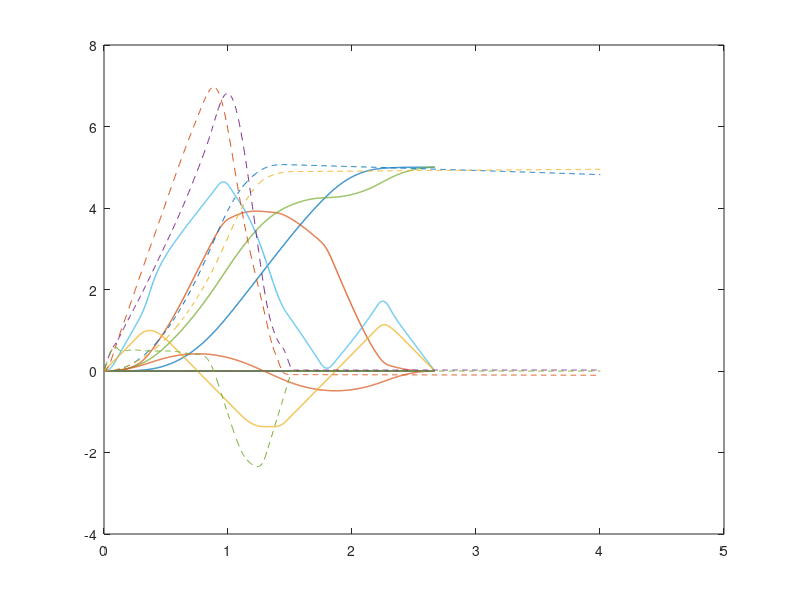

Write MATLAB code to recreate this figure. (Note: this script raises an error after producing the figure.)
function AnalysisOfOptimalTrajectory
close all
load traj
topt = t;
xopt = x;
uopt = u;

load data
tsim = processdata.t;
xsim = [processdata.x; processdata.xdot; processdata.z; processdata.zdot; processdata.theta];
usim = [controllerdata.actuators.pitchrate; controllerdata.actuators.thrust];

clf;

% Get MATLAB's standard list of colors
colorList = get(gca,'ColorOrder');

% Comment from here (State)
figure(1)
plot(topt,xopt,'-','linewidth',1);
hold on;
for i=1:size(xopt,1)
    plot(tsim,xsim(i,:),'--','color',colorList(i,:));
end
title('Quadcoper State')
legend('x (m)','xdot (m/s)','z (m)','zdot (m/s)','theta (rad)','location','northwest');
xlabel('time (s)')
grid on
% To here
xlim([topt(1) topt(end)]);

% Comment from here (Input)
figure(2)
plot(topt,uopt,'-','linewidth',1);
hold on;
for i=1:size(uopt,1)
    plot(tsim,usim(i,:),'--','color',colorList(i,:));
end
legend('pitchrate (rad/s)','thrust (N)','location','northwest');
title('Quadcopter Inputs')
xlabel('time (s)')
grid on
% To here

xlim([topt(1) topt(end)]);

end
